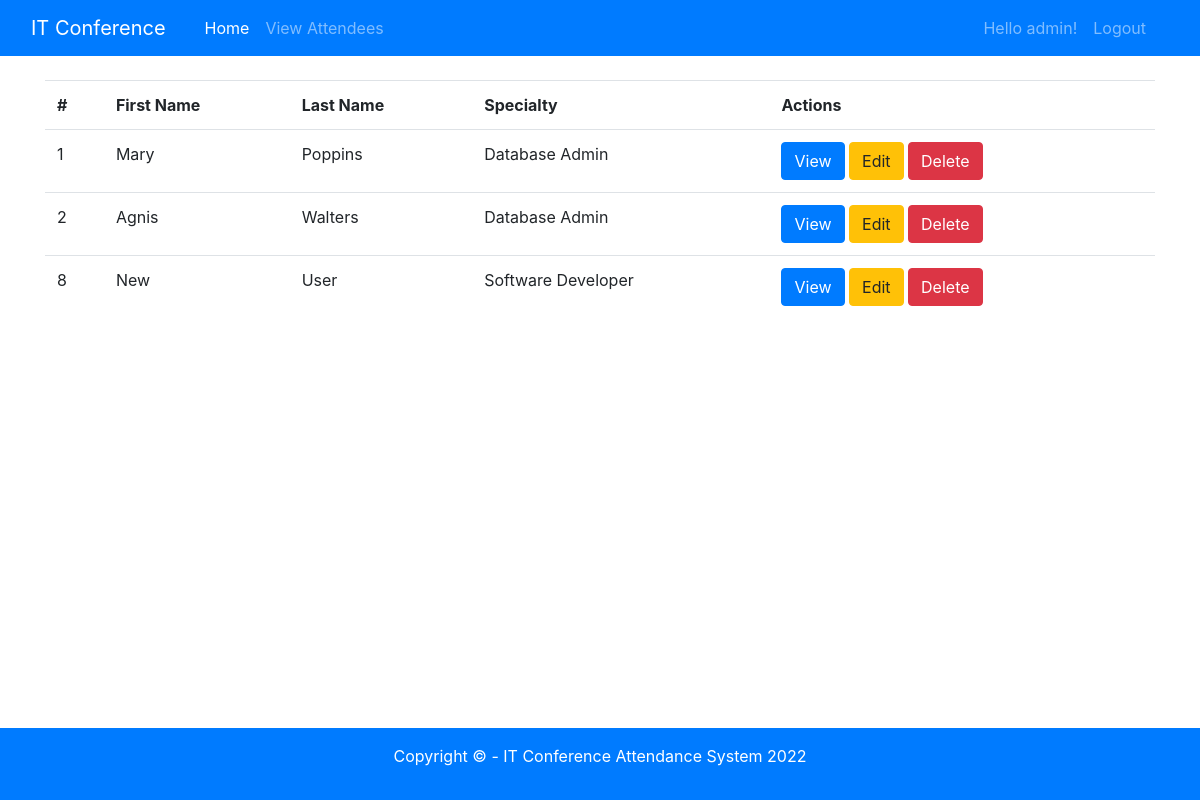
Page /viewrecords.php (signed in) on the committed database.
### tables this page shows
CREATE TABLE `attendee` (
  `attendee_id` int(11) NOT NULL,
  `firstname` varchar(100) NOT NULL,
  `lastname` varchar(100) NOT NULL,
  `dateofbirth` date NOT NULL,
  `emailaddress` varchar(100) NOT NULL,
  `contactnumber` varchar(15) NOT NULL,
  `specialty_id` int(11) NOT NULL,
  `avatar_path` varchar(200) DEFAULT NULL
);

CREATE TABLE `specialties` (
  `specialty_id` int(11) NOT NULL,
  `name` varchar(50) NOT NULL
);

### db/conn.php (called while the page is built, shortened)
<?php
$host = 'localhost';
$db = 'attendance_db';
$user = 'root';
$pass = '';
$charset = 'utf8mb4';
$dsn = "mysql:host=$host;dbname=$db;charset=$charset";
try {
    $pdo = new PDO($dsn, $user, $pass);
    $pdo->setAttribute(PDO::ATTR_ERRMODE, PDO::ERRMODE_EXCEPTION);
} catch (PDOException $e) {
    throw new PDOException($e->getMessage());
}
require_once 'crud.php';
$crud = new crud($pdo);

### db/crud.php (called while the page is built, shortened)
<?php
class crud
{
    private $db;
    function __construct($conn)
    {
        $this->db = $conn;
    }
    public function getAttendees()
    {
        try {
            $sql = "SELECT * FROM `attendee` a INNER JOIN specialties s ON a.specialty_id = s.specialty_id";
            $result = $this->db->query($sql);
            return $result;
        } catch (PDOException $e) {
            echo $e->getMessage();
            return false;
        }
    }
}

### viewrecords.php (the view, shortened to what this page needs)
<?php
require_once 'includes/header.php';
require_once 'db/conn.php';
$results = $crud->getAttendees();
?>
<table class="table">
    <tr>
        <th>#</th>
        <th>First Name</th>
        <th>Last Name</th>
        <th>Specialty</th>
        <th>Actions</th>
    </tr>
    <?php while ($r = $results->fetch(PDO::FETCH_ASSOC)) { ?>
        <tr>
            <td><?php echo $r['attendee_id'] ?></td>
            <td><?php echo $r['firstname'] ?></td>
            <td><?php echo $r['lastname'] ?></td>
            <td><?php echo $r['name'] ?></td>
            <td>
                <a href="view.php?id=<?php echo $r['attendee_id']; ?>" class="btn btn-primary">View</a>
                <a href="edit.php?id=<?php echo $r['attendee_id']; ?>" class="btn btn-warning">Edit</a>
                <a onclick="return confirm('Are you sure you want to delete this record?');" href="delete.php?id=<?php echo $r['attendee_id']; ?>" class="btn btn-danger">Delete</a>
            </td>
        </tr>
    <?php } ?>
</table>
<br>
<br>
<?php require_once 'includes/footer.php'; ?>

### includes/header.php (shortened to what this page needs)
<!doctype html>
<html lang="en">
<head>
    <link rel="stylesheet" href="https://stackpath.bootstrapcdn.com/bootstrap/4.3.1/css/bootstrap.min.css">
    <link rel="stylesheet" href="//code.jquery.com/ui/1.12.1/themes/base/jquery-ui.css">
    <link rel="stylesheet" href="css/site.css" />
</head>
<body>
    <nav class="navbar navbar-expand-lg navbar-dark bg-primary">
        <div class="container-fluid">
            <a class="navbar-brand" href="index.php">IT Conference</a>
            <div class="collapse navbar-collapse container" id="navbarNav">
                <ul class="navbar-nav mr-auto">
                    <li class="nav-item">
                        <a class="nav-link active" aria-current="page" href="index.php">Home</a>
                    </li>
                    <li class="nav-item">
                        <a class="nav-link" href="viewrecords.php">View Attendees</a>
                    </li>
                </ul>
                <ul class="navbar-nav ml-auto">
                    <?php if (!isset($_SESSION['userid'])) { ?>
                        <li class="nav-item">
                            <a class="nav-item nav-link" href="login.php">Login <span class="sr-only">(current)</span></a>
                        </li>
                    <?php } else { ?>
                        <li class="nav-item">
                            <a class="nav-item nav-link" href="#"><span>Hello <?php echo $_SESSION['username'] ?>! </span> <span class="sr-only">(current)</span></a>
                        </li>
                        <li class="nav-item">
                            <a class="nav-item nav-link" href="logout.php">Logout <span class="sr-only">(current)</span></a>
                        </li>
                    <?php } ?>
                </ul>
            </div>
        </div>
    </nav>
    <div class="container">
        <br>

### includes/footer.php (shortened to what this page needs)
<div id="footer" class="p-3 bg-primary text-white fixed-bottom">
    <p class="text-center">Copyright &copy; - IT Conference Attendance System <?php echo date('Y'); ?></p>
</div>
</div>
</body>
</html>

### rows in the picture
attendee: attendee_id "1", firstname "Mary", lastname "Poppins", specialty.name "Database Admin"
attendee: attendee_id "2", firstname "Agnis", lastname "Walters", specialty.name "Database Admin"
attendee: attendee_id "8", firstname "New", lastname "User", specialty.name "Software Developer"

### other values in the picture
$_SESSION['username'] "admin"
